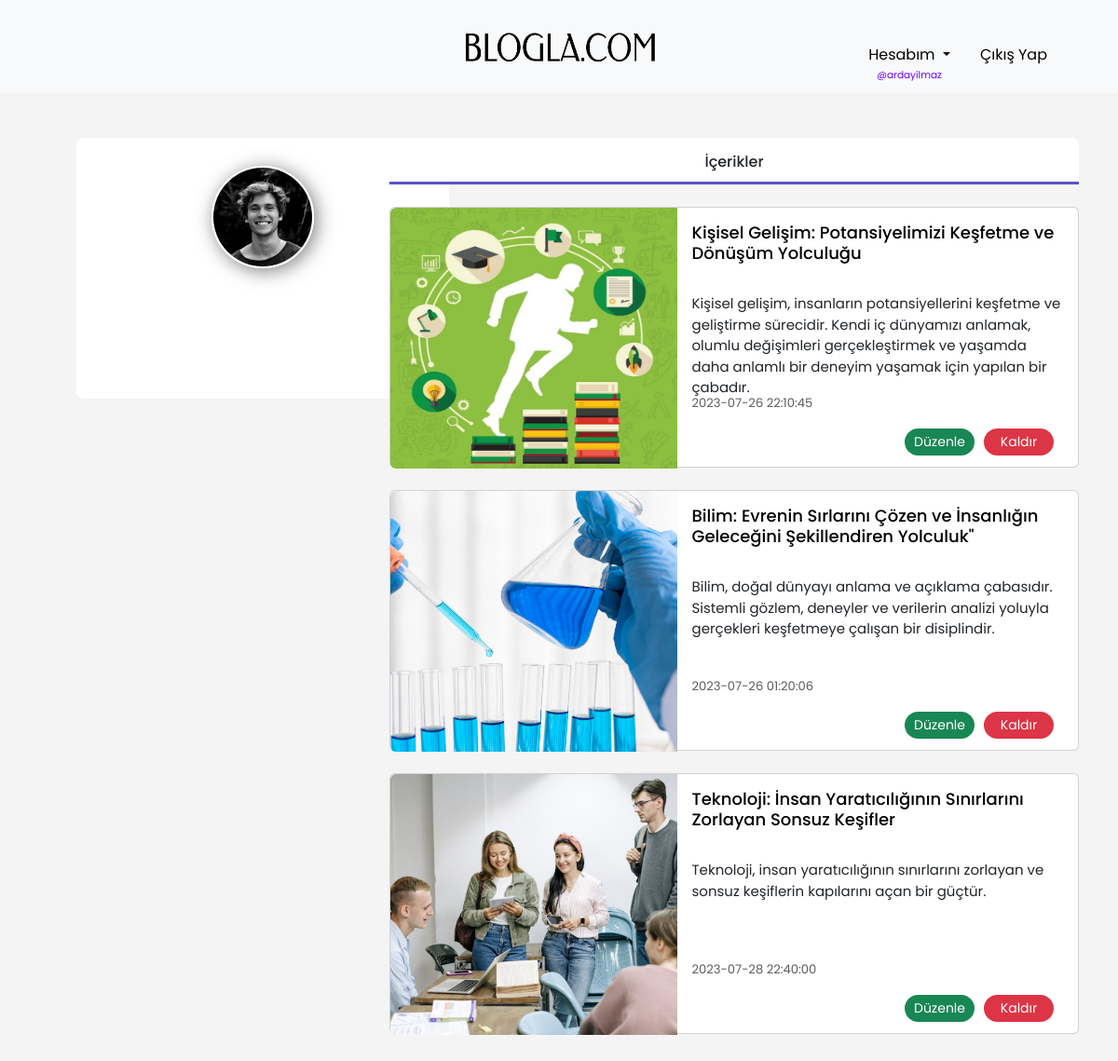
Page /pages/bloglarim.php (signed in) on the committed database.
### tables this page shows
CREATE TABLE `blog_yazi` (
  `icerik_id` int(11) NOT NULL,
  `baslik` varchar(80) NOT NULL,
  `icerik` text NOT NULL,
  `aciklama` text NOT NULL,
  `dosya` varchar(355) NOT NULL,
  `kategori` int(11) NOT NULL,
  `yayinlanma_tarihi` datetime NOT NULL DEFAULT current_timestamp(),
  `yazar` varchar(50) NOT NULL,
  `yayinlayan_kullanici` int(11) NOT NULL
);

### pages/bloglarim.php (the view, shortened to what this page needs)
<?php
include '../include/header.php';
$userid = $_SESSION['user']['kullanici_id'];
$blog = $db->prepare('SELECT * FROM blog_yazi WHERE yayinlayan_kullanici = ?');
$blog->execute([$userid]);
$icerikler = $blog->fetchAll(PDO::FETCH_ASSOC);
?>
<!DOCTYPE html>
<html lang="en">
<head>
    <link rel="stylesheet" href="https://cdn.jsdelivr.net/npm/bootstrap-icons@1.10.5/font/bootstrap-icons.css">
    <link rel="stylesheet" href="https://cdnjs.cloudflare.com/ajax/libs/bootstrap/5.3.0/css/bootstrap.min.css" />
    <link rel="stylesheet" href="../assets/css/header.css">
    <link rel="stylesheet" href="../assets/css/bloglarim.css">
</head>
<body>
    <div class="container text-center">
        <div class="row">
            <div class="col" id="profil_bilgi">
                <div class="card col-3 mt-5" style="width:400px; height:300px;">
                    <div class="card-body">
                        <div class="mb-3">
                            <div class="card profile-card-1">
                                <img src="https://images.pexels.com/photos/946351/pexels-photo-946351.jpeg?w=500&h=650&auto=compress&cs=tinysrgb" alt="profile-sample1" class="background" />
                                <img src="<?php echo isset($_SESSION['user']['profil_foto']) ? $_SESSION['user']['profil_foto'] : 'profil_fotograflari/profile.png'; ?>" alt="profile-image" class="profile" />
                                <div class="card-content">
                                    <h2><?php echo "" . $_SESSION['user']['ad'] . "" ?> <?php echo "" . $_SESSION['user']['soyad'] . "" ?><small>@<?php echo "" . $_SESSION['user']['kullanici_adi'] . "" ?></small></h3>
                                        <div class="icon-block"><a href="https://www.facebook.com/"><i class="bi bi-facebook"></i></a><a href="https://www.twitter.com/"> <i class="bi bi-twitter"></i></a><a href="https://www.instagram.com/"> <i class="bi bi-instagram"></i></a></div>
                                </div>
                            </div>
                        </div>
                    </div>
                </div>
            </div>
            <div class="col">
                <div class="card col-5 mt-5" id="cardbaslik" style="height:50px;">
                    <div class="card-body" id="icerik">
                        <h1>İçerikler</h1>
                    </div>
                </div>
                <div class="col" id="post">
                    <?php if (empty($icerikler)) : ?>
                        <p>Yayınlanmış blog gönderisi bulunamadı.</p>
                    <?php else : ?>
                        <?php foreach ($icerikler as $icerik) : ?>
                            <div class="card mb-3 mt-4" style="max-width: 740px; height: 280px">
                                <div class="row g-0">
                                    <div class="col-md-5">
                                        <img src="../assets/images/<?php echo $icerik['dosya']; ?>" class="img-fluid rounded-start" alt="...">
                                    </div>
                                    <div class="col-md-7">
                                        <div class="card-body">
                                            <a href="../pages/post.php?icerik_id=<?php echo $icerik['icerik_id']; ?>">
                                                <h5 class="card-title"><?php echo $icerik['baslik']; ?></h5>
                                            </a>
                                            <p class="card-text" id="aciklama"><?php echo $icerik['aciklama']; ?></p>
                                            <p class="card-text" id="tarih"><small class="text-body-secondary"><?php echo $icerik['yayinlanma_tarihi']; ?></small></p>
                                            <div class="buttons-container">
                                                <button type="button" class="btn btn-success btn-sm" id="duzenle" onclick="window.location.href='blog-duzenle.php?icerik_id=<?php echo $icerik['icerik_id']; ?>'">Düzenle</button>
                                                <button type="button" class="btn btn-danger btn-sm" name="sil" id="sil" data-bs-toggle="modal" data-bs-target="#exampleModal">Kaldır</button>
                                            </div>
                                        </div>
                                    </div>
                                </div>
                            </div>
                        <?php endforeach; ?>
                    <?php endif; ?>
                </div>
            </div>
        </div>
</body>
</html>

### include/header.php (shortened to what this page needs)
<!DOCTYPE html>
<html lang="en">
<head>
    <link rel="stylesheet" href="https://cdnjs.cloudflare.com/ajax/libs/bootstrap/5.3.0/css/bootstrap.min.css" />
    <link rel="stylesheet" href="../assets/css/header.css?v=12">
</head>
<body>
    <?php include 'loading.php'; ?>
    <nav class="navbar sticky-top navbar-light bg-light" style="height: 100px;">
        <div class="container-fluid">
            <div class="ham-menu ms-5">
                <lord-icon class="icon" src="https://cdn.lordicon.com/svbmmyue.json" trigger="hover" colors="primary:#000000" style="width:60px;height:60px">
                    <button class="btn" type="button" data-bs-toggle="dropdown" aria-expanded="false">
                    </button>
                </lord-icon>
            </div>
            <a class="navbar-brand d-flex justify-content-center align-items-center" href="../index.php" style="position: absolute; left: 50%; transform: translateX(-50%);">
                <img src="/blog/assets/images/logo.png" alt="Logo" width="210" height="50">
            </a>
            <ul class="nav justify-content-end me-5">
                <?php
                if (isset($_SESSION['user'])) {
                ?>
                    <li href="#" class="nav-item dropdown" role="button">
                        <a class="nav-link dropdown-toggle" id="hesapmenu" data-bs-toggle="dropdown" aria-expanded="false">
                            Hesabım
                        </a>
                        <p id="hesabim"><small>@<?php echo $_SESSION['user']['kullanici_adi']; ?></small></p>
                    </li>
                    <li class="nav-item">
                        <a class="nav-link" href="/blog/pages/logout.php" id="hesapmenu">Çıkış Yap</a>
                    </li>
                <?php
                }
                ?>
            </ul>
        </div>
    </nav>
</body>
</html>

### include/loading.php (shortened to what this page needs)
<!DOCTYPE html>
<html>
<head>
</head>
<body>
</body>
</html>

### assets/css/header.css (style rules this page uses)
* { font-family: 'Poppins', sans-serif; text-decoration: none; }
.btn { border: none; }
.navbar { margin-bottom: 0; }
#hesapmenu { margin-top: 16px; }
.nav-link { color: black; }
#hesabim { font-size: 12px; margin-top: -8px; color:rgb(106, 0, 255); text-align: center; }
.navbar-brand img { position: absolute; }
.navbar-brand { position: fixed; top: 45px; left: 50%; transform: translateX(-50%); z-index: 1000; }

### assets/css/bloglarim.css (style rules this page uses)
* { font-family: 'Poppins', sans-serif; text-decoration: none; }
body { height: 100vh; width: 100%; background-color: #f4f4f4; }
#cardbaslik { border-bottom-left-radius: 0%; border-bottom-right-radius: 0%; border-style: none; border-bottom: rgb(90, 82, 198) solid; margin-left: -200px; width: 740px !important; }
#profil_bilgi { margin-left: 40px; }
#post { margin-left: -200px; }
.img-fluid { height: 280px; width: 100%; object-fit: cover; }
.card { max-width: 740px; max-height: 280px; display: flex; flex-direction: column; height: auto; }
.card-body { flex: 1; display: flex; flex-direction: column; justify-content: space-between; }
.buttons-container { display: flex; align-items: center; justify-content: flex-end; }
.buttons-container button { margin-right: 10px; }
.card-body a { text-decoration: none; color: black; }
.card-body h1 { font-size: medium; }
.card-body h5 { text-align: left; font-size: 18px; }
.card-body p { text-align: left; font-size: 15px; }
#aciklama { height: 50px; }
#tarih { margin-top: 40px; }
.container .col p { float: left; margin-top: 25px; }
.btn { margin-bottom: 100px; }
.profile-card-1 { font-family: 'Open Sans', Arial, sans-serif; position: relative; float: left; overflow: hidden; color: #ffffff; text-align: center; height: 300px; width: 400px; border: none; right: 17px; bottom: 17px; }
.profile-card-1 .background { width: 100%; vertical-align: top; opacity: 0.9; -webkit-filter: blur(5px); filter: blur(5px); -webkit-transform: scale(1.8); transform: scale(2.8); }
.profile-card-1 .card-content { width: 100%; padding: 15px 25px; position: absolute; left: 0; top: 50%; }
.profile-card-1 .profile { border-radius: 50%; position: absolute; bottom: 50%; left: 50%; width: 110px; height: 110px; object-fit: cover; opacity: 1; box-shadow: 3px 3px 20px rgba(0, 0, 0, 0.5); border: 2px solid rgba(255, 255, 255, 1); -webkit-transform: translate(-50%, 0%); transform: translate(-50%, 0%); }
.profile-card-1 h2 { margin: 0 0 5px; font-weight: 600; font-size: 25px; }
.profile-card-1 h2 small { display: block; font-size: 15px; margin-top: 10px; }
.profile-card-1 i { display: inline-block; font-size: 16px; color: #ffffff; text-align: center; border: 1px solid #fff; width: 30px; height: 30px; line-height: 30px; border-radius: 50%; margin: 0 5px; }
.profile-card-1 .icon-block { float: left; width: 100%; margin-top: 15px; }
.profile-card-1 .icon-block a { text-decoration: none; }
#duzenle { border-radius: 15px; width: 75px; }
#sil { border-radius: 15px; width: 75px; }

### rows in the picture
blog_yazi: dosya (picture), baslik "Kişisel Gelişim: Potansiyelimizi Keşfetme ve Dönüşüm Yolculuğu", aciklama "Kişisel gelişim, insanların potansiyellerini keşfetme ve geliştirme sürecidir. Kendi iç dünyamızı anlamak, olumlu değişimleri gerçekleştirmek ve yaşamda daha anlamlı bir deneyim yaşamak için yapılan bir çabadır.", yayinlanma_tarihi "2023-07-26 22:10:45"
blog_yazi: dosya (picture), baslik "Bilim: Evrenin Sırlarını Çözen ve İnsanlığın Geleceğini Şekillendiren Yolculuk\"", aciklama "Bilim, doğal dünyayı anlama ve açıklama çabasıdır. Sistemli gözlem, deneyler ve verilerin analizi yoluyla gerçekleri keşfetmeye çalışan bir disiplindir.", yayinlanma_tarihi "2023-07-26 01:20:06"
blog_yazi: dosya (picture), baslik "Teknoloji: İnsan Yaratıcılığının Sınırlarını Zorlayan Sonsuz Keşifler", aciklama "Teknoloji, insan yaratıcılığının sınırlarını zorlayan ve sonsuz keşiflerin kapılarını açan bir güçtür.", yayinlanma_tarihi "2023-07-28 22:40:00"

### other values in the picture
$_SESSION['user']['kullanici_adi'] "ardayilmaz"
